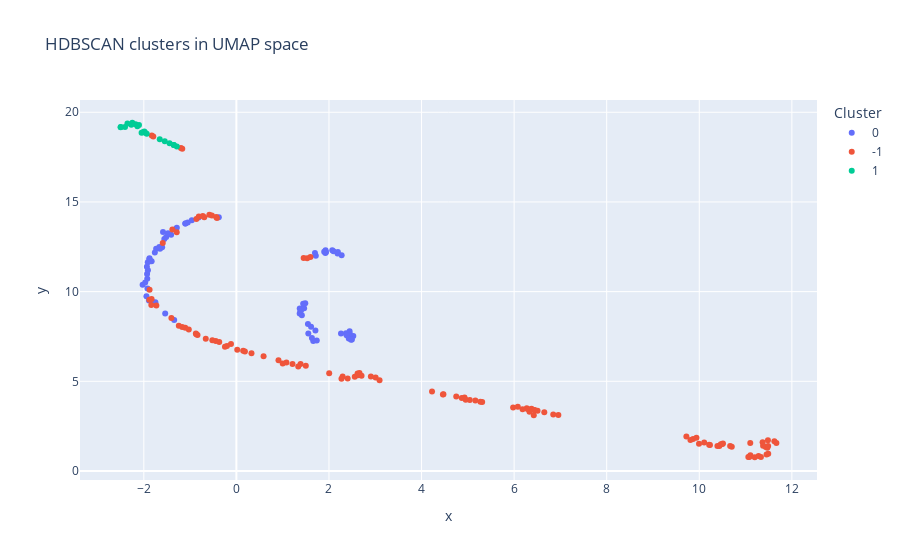

Notebook code cell kept with this figure:
### Code cell
# visualize HDBSCAN clusters
fig_hdb = px.scatter(
    x=umap2d[:,0], y=umap2d[:,1],
    color=df["hdb_cluster"],
    hover_data={"date": dates, "text": [t[:100] for t in docs]},
    title="HDBSCAN clusters in UMAP space"
)
fig_hdb.update_layout(legend_title="Cluster")
fig_hdb.show()

### Figure 1 — Plotly figure (JSON) as saved in the notebook; plotly's stock layout.template omitted (floating-point values rounded to 4 significant figures; data arrays with more than 128 entries replaced by an {"elided": "..."} marker saying what was removed)
{"data": [{"customdata": {"elided": "73x2 str values"}, "hovertemplate": "color=0<br>x=%{x}<br>y=%{y}<br>date=%{customdata[0]}<br>text=%{customdata[1]}<extra></extra>", "legendgroup": "0", "marker": {"color": "#636efa", "symbol": "circle"}, "mode": "markers", "name": "0", "orientation": "v", "showlegend": true, "type": "scatter", "x": [2.525, 2.452, 2.368, 2.446, 2.26, 2.421, 2.38, 2.428, 2.496, 2.478, 1.736, 1.66, 1.631, 1.554, 1.707, -1.344, -1.538, 1.613, -1.75, -1.817, -1.889, -1.944, 1.546, -1.921, -2.026, -1.97, -1.926, -1.93, -1.911, 1.414, -1.933, -1.831, -1.914, -1.873, -1.88, -1.877, -1.762, 1.367, -1.604, -1.651, -1.734, -1.665, 1.385, -1.557, 1.4, -1.517, -1.41, -1.477, -1.585, -1.309, 1.399, -1.287, -1.103, -1.051, -0.9629, -1.103, -0.8168, 1.368, -0.38, 1.463, 1.716, 1.697, 1.923, 1.936, 1.443, 1.927, 2.072, 1.897, 2.185, 2.193, 2.098, 2.274, 1.488], "xaxis": "x", "y": [7.523, 7.619, 7.673, 7.797, 7.668, 7.586, 7.569, 7.389, 7.329, 7.312, 7.277, 7.246, 7.413, 7.672, 7.838, 8.414, 8.779, 8.044, 9.409, 9.437, 9.512, 9.74, 8.19, 10.18, 10.38, 10.51, 10.72, 10.99, 11.2, 8.68, 11.39, 11.7, 11.63, 11.69, 11.81, 11.86, 12.18, 8.785, 12.48, 12.39, 12.4, 12.48, 8.909, 12.93, 9.031, 13.05, 13.17, 13.25, 13.33, 13.5, 8.99, 13.56, 13.79, 13.85, 13.98, 13.79, 14.13, 9.056, 14.14, 9.07, 12.01, 12.16, 12.16, 12.19, 9.325, 12.31, 12.31, 12.23, 12.12, 12.2, 12.25, 12.03, 9.349], "yaxis": "y"}, {"customdata": {"elided": "119x2 str values"}, "hovertemplate": "color=-1<br>x=%{x}<br>y=%{y}<br>date=%{customdata[0]}<br>text=%{customdata[1]}<extra></extra>", "legendgroup": "-1", "marker": {"color": "#EF553B", "symbol": "circle"}, "mode": "markers", "name": "-1", "orientation": "v", "showlegend": true, "type": "scatter", "x": [11.08, 11.1, 11.06, 11.2, 11.28, 11.33, 11.49, 11.45, 11.44, 11.47, 11.38, 11.49, 11.62, 11.67, 11.48, 11.37, 11.1, 10.7, 10.67, 10.5, 10.51, 10.39, 10.43, 10.46, 10.21, 10.23, 9.994, 10.11, 9.866, 9.939, 9.809, 9.721, 6.955, 6.845, 6.652, 6.506, 6.376, 6.443, 6.44, 6.425, 6.332, 6.287, 6.273, 6.183, 6.08, 5.979, 5.31, 5.271, 5.163, 5.042, 4.929, 4.869, 4.75, 4.953, 4.472, 4.462, 4.226, 3.092, 3.008, 2.905, 2.659, 2.618, 2.704, 2.557, 2.625, 2.404, 2.296, 2.27, 2.005, 1.5, 1.386, 1.336, 1.212, 1.081, 1.0, 0.9095, 0.5875, 0.326, 0.1461, 0.1842, 0.01822, -0.2471, -0.2045, -0.117, -0.4454, -0.3705, -0.5196, -0.6618, -0.84, -0.8674, -0.8754, -1.028, -1.106, -1.17, -1.244, -1.404, -1.729, -1.838, -1.881, -1.832, -1.876, -1.591, -1.289, -1.383, -0.8642, -0.8122, -0.7253, -0.6938, -0.5835, -0.53, -0.4208, -0.4368, 1.453, 1.53, 1.6, -1.169, -1.2, -1.828, -1.795], "xaxis": "x", "y": [0.7764, 0.875, 0.7858, 0.7661, 0.8307, 0.7738, 0.9597, 0.9172, 1.331, 1.29, 1.405, 1.394, 1.657, 1.559, 1.717, 1.608, 1.564, 1.358, 1.395, 1.503, 1.538, 1.397, 1.39, 1.49, 1.468, 1.456, 1.521, 1.591, 1.789, 1.856, 1.734, 1.919, 3.117, 3.152, 3.278, 3.364, 3.468, 3.392, 3.398, 3.107, 3.305, 3.456, 3.497, 3.449, 3.579, 3.545, 3.847, 3.866, 3.929, 3.963, 4.099, 4.069, 4.155, 3.977, 4.281, 4.268, 4.428, 5.059, 5.21, 5.269, 5.462, 5.429, 5.307, 5.252, 5.342, 5.158, 5.268, 5.137, 5.455, 5.867, 5.961, 5.829, 5.96, 6.047, 5.992, 6.177, 6.4, 6.562, 6.7, 6.668, 6.755, 6.931, 6.968, 7.082, 7.249, 7.189, 7.283, 7.369, 7.58, 7.623, 7.66, 7.884, 7.989, 8.022, 8.101, 8.523, 9.234, 9.251, 9.546, 9.585, 10.1, 12.71, 13.31, 13.46, 14.05, 14.18, 14.22, 14.15, 14.29, 14.24, 14.11, 14.16, 11.87, 11.87, 11.93, 17.97, 18.0, 18.7, 18.66], "yaxis": "y"}, {"customdata": [["2022-06-01T00:00:00", "Minutes of the Federal Open Market Committee\n                                                \n      "], ["2022-07-01T00:00:00", "Minutes of the Federal Open Market Committee\n                                                \n      "], ["2022-09-01T00:00:00", "Minutes of the Federal Open Market Committee\n                                                \n      "], ["2022-11-01T00:00:00", "Minutes of the Federal Open Market Committee\n                                                \n      "], ["2022-12-01T00:00:00", "Minutes of the Federal Open Market Committee\n                                                \n      "], ["2023-02-01T00:00:00", "Minutes of the Federal Open Market Committee\n                                                \n      "], ["2023-06-01T00:00:00", "Minutes of the Federal Open Market Committee\n                                                \n      "], ["2023-07-01T00:00:00", "Minutes of the Federal Open Market Committee\n                                                \n      "], ["2023-09-01T00:00:00", "Minutes of the Federal Open Market Committee\n                                                \n      "], ["2023-11-01T00:00:00", "Minutes of the Federal Open Market Committee\n                                                \n      "], ["2023-12-01T00:00:00", "Minutes of the Federal Open Market Committee\n                                                \n      "], ["2024-02-01T00:00:00", "Minutes of the Federal Open Market Committee\n                                                \n      "], ["2024-03-01T00:00:00", "Minutes of the Federal Open Market Committee\n                                                \n      "], ["2024-05-01T00:00:00", "Minutes of the Federal Open Market Committee\n                                                \n      "], ["2024-06-01T00:00:00", "Minutes of the Federal Open Market Committee\n                                                \n      "], ["2024-08-01T00:00:00", "Minutes of the Federal Open Market Committee\n                                                \n      "], ["2024-09-01T00:00:00", "Minutes of the Federal Open Market Committee\n                                                \n      "], ["2024-11-01T00:00:00", "Minutes of the Federal Open Market Committee\n                                                \n      "], ["2024-12-01T00:00:00", "Minutes of the Federal Open Market Committee\n                                                \n      "], ["2025-02-01T00:00:00", "Minutes of the Federal Open Market Committee\n                                                \n      "]], "hovertemplate": "color=1<br>x=%{x}<br>y=%{y}<br>date=%{customdata[0]}<br>text=%{customdata[1]}<extra></extra>", "legendgroup": "1", "marker": {"color": "#00cc96", "symbol": "circle"}, "mode": "markers", "name": "1", "orientation": "v", "showlegend": true, "type": "scatter", "x": [-1.287, -1.355, -1.351, -1.443, -1.547, -1.656, -1.937, -2.019, -2.048, -1.974, -1.99, -2.138, -2.104, -2.178, -2.248, -2.271, -2.354, -2.502, -2.406, -2.498], "xaxis": "x", "y": [18.1, 18.17, 18.17, 18.27, 18.38, 18.5, 18.81, 18.88, 18.86, 18.87, 18.93, 19.22, 19.29, 19.33, 19.42, 19.31, 19.38, 19.16, 19.18, 19.18], "yaxis": "y"}], "layout": {"legend": {"title": {"text": "Cluster"}, "tracegroupgap": 0}, "title": {"text": "HDBSCAN clusters in UMAP space"}, "xaxis": {"anchor": "y", "domain": [0, 1], "title": {"text": "x"}}, "yaxis": {"anchor": "x", "domain": [0, 1], "title": {"text": "y"}}}}
